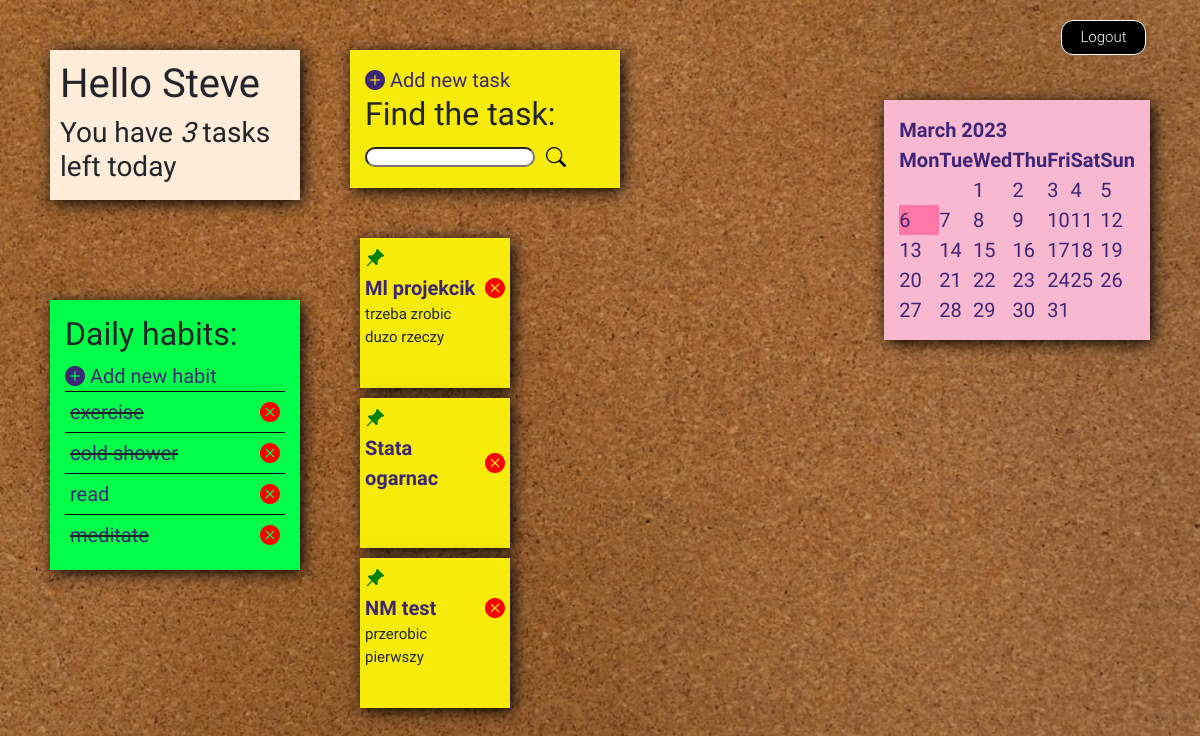
Screenshot of / (signed in) with the database file from the repository.
### base/models.py (models this page shows, shortened)
class Habit(models.Model):
    user = models.ForeignKey(User, on_delete=models.CASCADE, null=True, blank=True)
    title = models.CharField(max_length=200)
    complete = models.BooleanField(default=False)
    completion_date = models.DateField(default=timezone.now)

class Task(models.Model):
    user = models.ForeignKey(User, on_delete=models.CASCADE, null=True, blank=True)
    title = models.CharField(max_length=200)
    description = models.TextField(null=True, blank=True)
    complete = models.BooleanField(default=False)
    create = models.DateTimeField(auto_now_add=True)
    class Meta:
        ordering = ['complete']

### base/views.py (the view, shortened to what this page needs)
# urls.py: path('', TaskList.as_view(), name='tasks'),
class TaskList(LoginRequiredMixin, ListView):
    model = Task
    context_object_name = 'tasks'
    def get_context_data(self, **kwargs):
        now = datetime.now()
        year = now.year
        month = now.strftime("%B")
        events = Event.objects.filter(start_date__year=year, start_date__month=now.month, user=self.request.user)
        cal = HTMLCalendar().formatmonth(year, now.month)
        cal = cal.replace(
            f'<td class="{now.strftime("%a").lower()}">{now.day}</td>',
            f'<td style="background-color: #ff76a7; " class="{now.strftime("%a").lower()}">'
            f'{now.day}<br></td>')
        context = super().get_context_data(**kwargs)
        context['tasks'] = context['tasks'].filter(user=self.request.user)
        context['count'] = context['tasks'].filter(complete=False).count()
        context['habits'] = Habit.objects.all()
        context['habits'] = context['habits'].filter(user=self.request.user)
        context['year'] = year
        context['month'] = month
        context['cal'] = cal
        search_input = self.request.GET.get('search-area') or ''
        if search_input:
            context['tasks'] = context['tasks'].filter(title__startswith=search_input)
        context['search_input'] = search_input
        return context

### base/templates/base/task_list.html
{% extends 'base/main.html' %}
{% load bootstrap_icons %}
{% block content %}
    <div class="first-container">
        <div class="first-box">
            <h1>Hello {{ request.user|title }}</h1>
            <h3>You have <i>{{ count }}</i> task{{ count|pluralize:"s" }} left today</h3>
        </div>
        <div class="habits-main">
            <h2>Daily habits:</h2>
            <a href="{% url 'habit-create' %}"><i class="bi bi-plus-circle-fill"></i> Add new habit</a>
            {% for habit in habits %}
                <div class="habit-div">
                    {% if habit.complete %}
                        <s><a href="{% url 'habit-update' habit.id %}">{{ habit.title }}</a></s>
                        <a href="{% url 'habit-delete' habit.id %}"><i style="color: red;"
                                                                       class="bi bi-x-circle-fill"></i></a>
                    {% else %}
                        <a href="{% url 'habit-update' habit.id %}">{{ habit.title }}</a>
                        <a href="{% url 'habit-delete' habit.id %}"><i style="color: red;"
                                                                       class="bi bi-x-circle-fill"></i></a>
                    {% endif %}
                </div>
            {% empty %}
                <h3>No habits today :)</h3>
            {% endfor %}
        </div>
    </div>
    <div class="cal-link">
        <a href="{% url 'calendar' year=year month=month %}">
            {{ cal|safe }}
        </a>
    </div>
    {% if request.user.is_authenticated %}
        <a class="button" style="position: absolute; right: 50px; top: 20px;" href="{% url 'logout' %}">Logout</a>
    {% else %}
        <a class="button" href="{% url 'login' %}">Login</a>
    {% endif %}
    <div class="tasks-main">
        <a href="{% url 'task-create' %}"><i class="bi bi-plus-circle-fill"></i> Add new task</a>
        <h2>Find the task:</h2>
        <form method="GET">
            <input style="width: 170px; height: 20px; border-radius: 10px" type='text' name="search-area"
                   value="{{ search_input }}">
            <button style="background-color: transparent; border: none;" type="submit"><i class="bi bi-search"></i>
            </button>
        </form>
    </div>
    <div class="tasks-container">
        {% for task in tasks %}
            <div class="taskdiv">
                <div style="cursor: move;" id="taskdivheader"><i style="color: green" class="bi bi-pin-angle-fill"></i></div>
                <div style="justify-content: space-between;align-items: center;display: flex;">
                    <a href="{% url 'task-update' task.id %}"><b>{{ task.title }}</b></a>
                    <a href="{% url 'task-delete' task.id %}"><i style="color: red;"
                                                                 class="bi bi-x-circle-fill"></i></a>
                </div>
                <p style="margin: 0px; max-height: 100px; width: 100px; font-size: 15px">{{ task.description }}</p>
            </div>
        {% endfor %}
</div>
{% endblock content %}

### base/templates/base/main.html (shortened to what this page needs)
{% load static %}
<!DOCTYPE html>
<html lang="en">
<head>
    <link href="https://cdn.jsdelivr.net/npm/bootstrap@5.1.3/dist/css/bootstrap.min.css" rel="stylesheet"
>
    <link rel="stylesheet" href="https://cdn.jsdelivr.net/npm/bootstrap-icons@1.5.0/font/bootstrap-icons.css"/>
    <link rel="stylesheet" href="{% static 'base/css/main.css' %}"/>
</head>
<body>
{% block content %}
{% endblock content %}
</body>
</html>

### base/static/base/css/main.css (style rules this page uses)
body { background-image: url('../photos/background_image.jpg'); background-size: cover; background-color: #cccccc; font-family: 'Inconsolata', monospace; padding-top: 50px; }
.first-container { position: absolute; left: 50px; top: 50px; height: 100%; }
.first-box { padding: 10px; max-width: 250px; max-height: 150px; background-color: #ffecd9; -webkit-box-shadow: 3px 3px 15px 0 rgb(0, 0, 0); }
.habits-main { max-width: 250px; max-height: 500px; margin: 100px 0px 50px 0px; background-color: #00ff48; -webkit-box-shadow: 3px 3px 15px 0px rgb(0, 0, 0); padding: 15px; font-size: 20px; }
.cal-link { background-color: #f8b8cf; -webkit-box-shadow: 3px 3px 15px 0px rgb(0, 0, 0); padding: 15px; font-size: 20px; position: absolute; right: 50px; top: 100px; }
.tasks-main { max-width: 270px; max-height: 500px; margin: 0px 50px 50px 350px; background-color: #f6eb09; -webkit-box-shadow: 3px 3px 15px 0px rgb(0, 0, 0); padding: 15px; font-size: 20px; }
.month { font-size: 20px; }
a { color: #3e2677; }
a { text-decoration: none; }
a.button { display: inline-block; padding: 0.35em 1.2em; border: 0.1em solid #FFFFFF; margin: 0 0.3em 0.3em 0; box-sizing: border-box; text-decoration: none; font-family: 'Roboto', sans-serif; font-weight: 300; font-size: 15px; color: #FFFFFF; text-align: center; transition: all 0.2s; background-color: black; border-radius: 12px; }
.habit-div { display: flex; align-items: center; padding: 5px; justify-content: space-between; border-top: 1px solid black; }
.tasks-container { margin: 50px 0px 50px 350px; max-height: 500px }
.taskdiv { margin: 10px; align-items: center; width: 150px; height: 150px; padding: 5px; justify-content: space-between; background-color: #f6eb09; -webkit-box-shadow: 3px 3px 15px 0px rgb(0, 0, 0); font-size: 20px; overflow: clip; }

### rows the page displays
Habit: title "exercise"
Habit: title "cold shower"
Habit: title "read"
Habit: title "meditate"
Task: title "Ml projekcik", description "trzeba zrobic duzo rzeczy"
Task: title "Stata ogarnac"
Task: title "NM test", description "przerobic pierwszy"

### other values shown
{{ request.user|title }} "Steve"
{{ count }} "3"
{{ cal|safe }} "March 2023 Mon Tue Wed Thu Fri Sat Sun 1 2 3 4 5 6 7 8 9 10 11 12 13 14 15 16 17 18 19 20 21 22 23 24 25 26 27 28 29 30 31"
